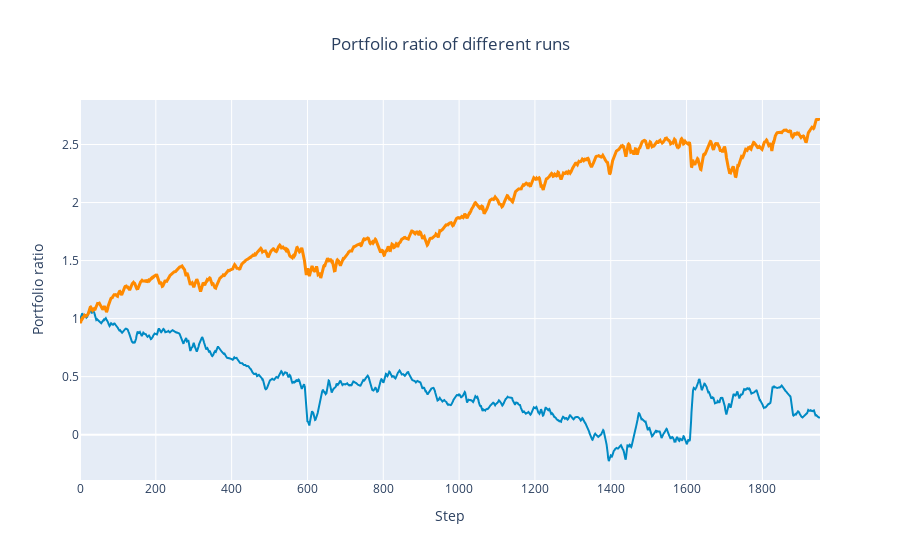
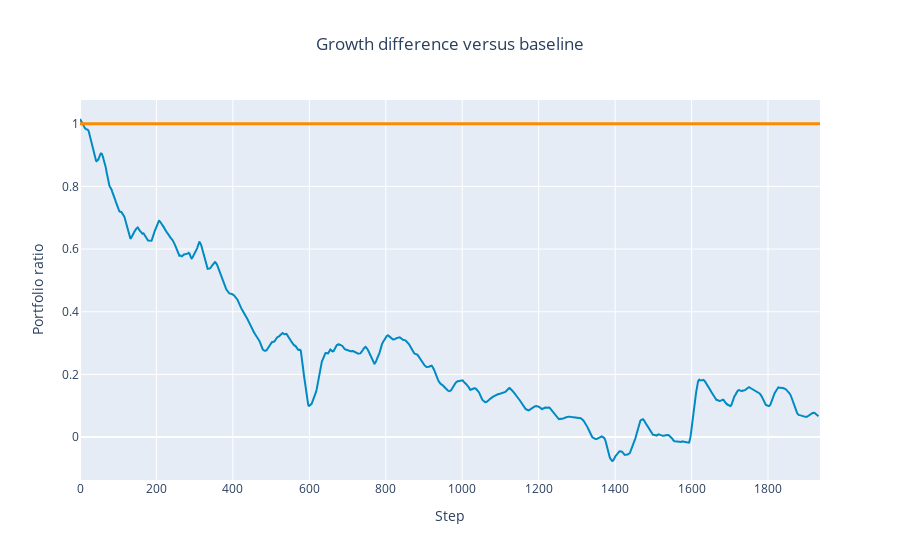

The notebook cell these images were saved under, in order:
### Code cell
plot_runs('logs', 'test')

### Figure 1 — Plotly figure (JSON) as saved in the notebook; plotly's stock layout.template omitted (floating-point values rounded to 4 significant figures; data arrays with more than 128 entries replaced by an {"elided": "..."} marker saying what was removed)
{"data": [{"line": {"color": "rgba(0, 138, 196, 1.2)"}, "mode": "lines", "name": "Run 1", "type": "scatter", "x": {"elided": "1952 int values"}, "y": {"elided": "1952 float values"}}, {"line": {"color": "#ff8a00", "width": 3}, "mode": "lines", "name": "Original", "type": "scatter", "x": {"elided": "1953 int values"}, "y": {"elided": "1953 float values"}}], "layout": {"showlegend": false, "title": {"text": "Portfolio ratio of different runs", "x": 0.5}, "xaxis": {"title": {"text": "Step"}}, "yaxis": {"title": {"text": "Portfolio ratio"}}}}

### Figure 2 — Plotly figure (JSON) as saved in the notebook; plotly's stock layout.template omitted (floating-point values rounded to 4 significant figures; data arrays with more than 128 entries replaced by an {"elided": "..."} marker saying what was removed)
{"data": [{"hoverinfo": "skip", "line": {"width": 0}, "mode": "lines", "type": "scatter", "x": {"elided": "1933 int values"}, "y": {"elided": "1933 float values"}}, {"fill": "tonexty", "fillcolor": "rgba(0, 138, 196, 0.1)", "line": {"color": "#008ac4", "width": 2}, "mode": "lines", "type": "scatter", "x": {"elided": "1933 int values"}, "y": {"elided": "1933 float values"}}, {"fill": "tonexty", "fillcolor": "rgba(0, 138, 196, 0.1)", "hoverinfo": "skip", "line": {"width": 0}, "mode": "lines", "type": "scatter", "x": {"elided": "1933 int values"}, "y": {"elided": "1933 float values"}}, {"line": {"color": "#ff8a00", "width": 3}, "mode": "lines", "name": "Original", "type": "scatter", "x": {"elided": "1953 int values"}, "y": {"elided": "1937 int values"}}], "layout": {"showlegend": false, "title": {"text": "Growth difference versus baseline", "x": 0.5}, "xaxis": {"title": {"text": "Step"}}, "yaxis": {"title": {"text": "Portfolio ratio"}}}}
